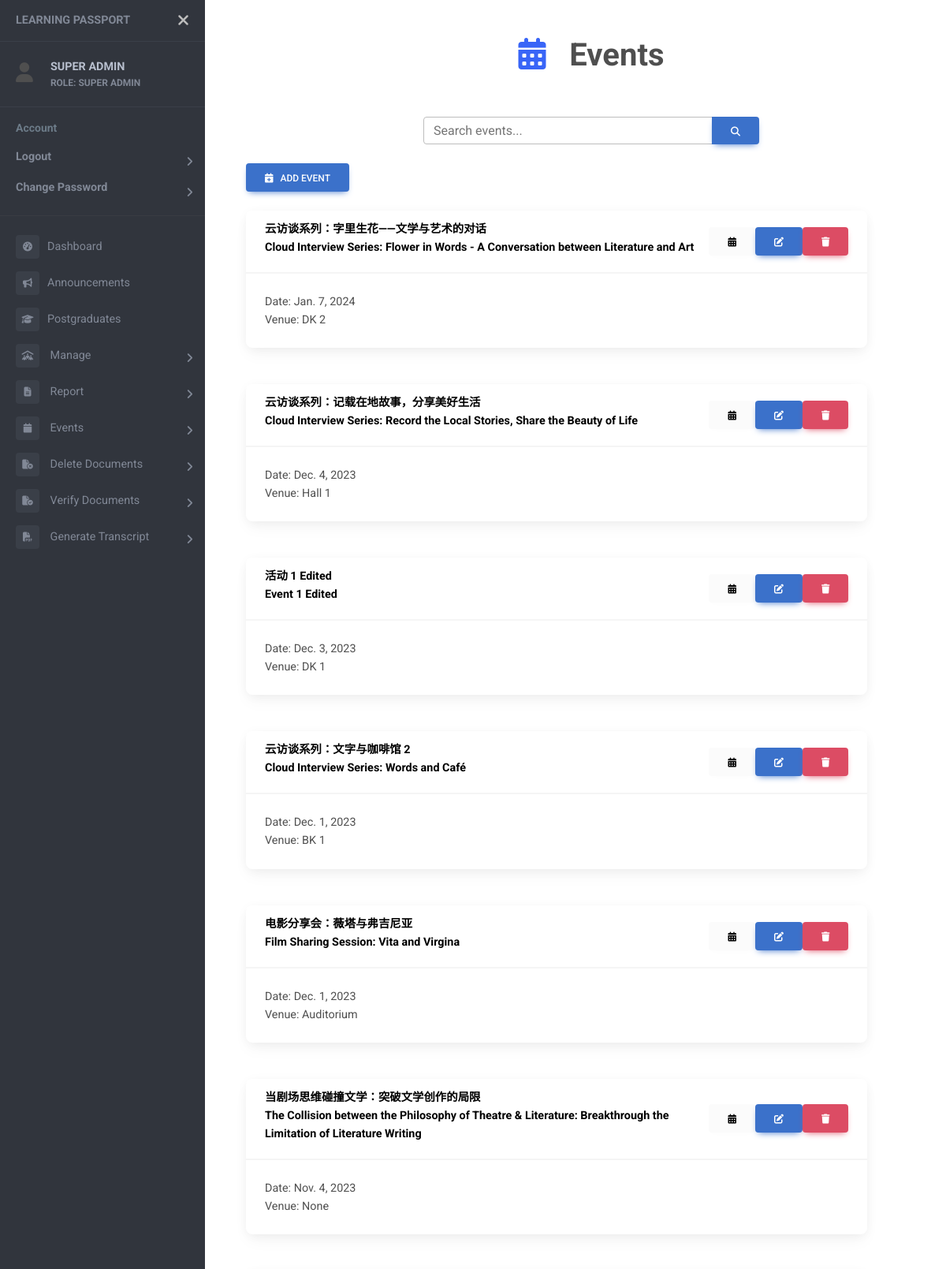
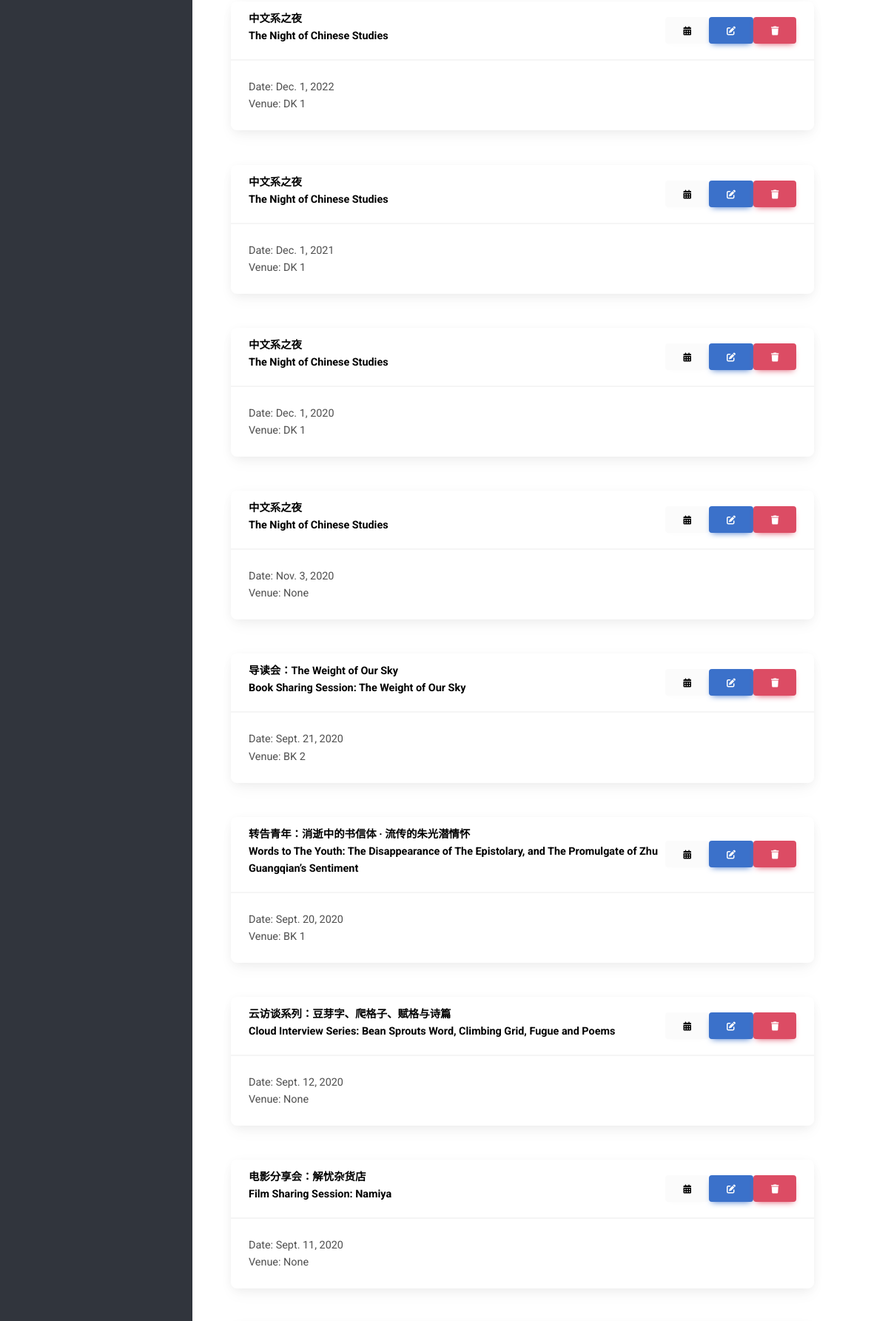
The page /events (signed in, upper part) on the database its author committed (2 pictures, top to bottom).
### users/models.py (models this page shows)
class User(AbstractUser):
    objects = UserManager()
    email = models.EmailField('email adress', unique=True)
    USERNAME_FIELD = 'email'
    REQUIRED_FIELDS = []
    first_name = None
    last_name = None
    username = None
    full_name = models.CharField(max_length=50, null=True)
    name_chi = models.CharField(max_length=50, null=True)
    password = models.CharField(max_length=128)
    last_login = models.DateTimeField(auto_now=True)
    ROLES = (
        ("SUPER ADMIN", "SUPER ADMIN"),
        ("ADMIN", "ADMIN"),
        ("HEAD OF DEPARTMENT", "HEAD OF DEPARTMENT"),
        ("LECTURER", "LECTURER"),
        ("STUDENT", "STUDENT"),
    )
    role = models.CharField(max_length=20, choices=ROLES, default="STUDENT")
    is_active = models.BooleanField(default=True)
    contact = models.CharField(max_length=20, null=True)
    address = models.CharField(max_length=100, null=True)
    date_inactive = models.DateField(null=True)

### events/models.py (models this page shows)
class Events(models.Model):
    c_name = models.CharField(max_length=50, null=True)
    e_name = models.CharField(max_length=50)
    TYPE = (
        (1, 'Seminar/Talk'),
        (2, 'Conference'),
        (3, 'Proposal Defense'),
        (4, 'Candidature Defense'),
        (5, 'Welcome Week/Month'),
        (6, 'Chinese Studies Night'),
        (7, 'Workshop'),
        (8, 'Others'),
    )
    type = models.SmallIntegerField(choices=TYPE, null=True)
    start = models.DateTimeField(null=True)
    end = models.DateTimeField(null=True)
    year = models.IntegerField()
    venue = models.CharField(max_length=100, null=True)
    desc = models.CharField(max_length=200, null=True)
    internal = models.BooleanField()
    speaker = models.CharField(max_length=50, null=True)
    attendance = models.BooleanField(null=True)
    enable_attendance = models.BooleanField(null=True)
    file = models.FileField(upload_to='event_com/', null=True)
    filename = models.CharField(max_length=100, null=True)
    file_by = models.ForeignKey(Student, on_delete=models.SET_NULL, null=True)
    status = models.BooleanField(null=True)
    poster = models.FileField(upload_to='event_poster/', null=True)

### events/views.py (the view, shortened to what this page needs)
# urls.py: path('events', views.eventListView, name="events"),
@login_required
def eventListView (request):
    base_dir = settings.BASE_DIR
    if request.user.role in 'SUPER ADMIN':
        events = Events.objects.filter(internal=1).order_by("-start")
    else:
        events = Events.objects.filter(internal=1, start__gte=current_time.replace(tzinfo=None)).order_by("-start")
    option_obj = Events.type.field.choices
    parts = list()
    if request.user.role in 'STUDENT':
        student = Student.objects.get(user_id=request.user.id)
        for event in events:
            part = Event_Participants.objects.filter(student=student, event=event).first()
            parts.append(part)
    else:
        parts = ''
    event_parts = zip(events,parts)
    context = {
        "events": events,
        "event_parts": event_parts,
        "option_obj": option_obj,
        "page_name": "Events",
        "icon": "fa-solid fa-calendar-days"
    }
    return render (request, "event_list.html", context)

### templates/event_list.html (shortened to what this page needs)
<!DOCTYPE html>
{% extends "sidebar.html" %}
{% block content %}
{% load static %}
<head>
  <div class="container container-fluid">
    <div class="row mb-4">
      <div class="col-md-6 offset-md-3">
        <div class="input-group">
          <input id="search-input" type="text" class="form-control" placeholder="Search events...">
          <button class="btn btn-primary" type="button">
            <i class="fas fa-search"></i>
          </button>
        </div>
      </div>
    </div>
  {% if request.user.role in 'SUPER ADMIN' %}
    <button type="button" class="btn btn-primary" data-mdb-toggle="modal" data-mdb-target="#event_modal">
      <i class="fa fa-calendar-plus"></i> &nbsp;
      Add Event
    </button>
    <br>
  {% endif %}
  {% if request.user.role in 'SUPER ADMIN HEAD OF DEPARTMENT LECTURER' %}
    {% for event in events %}
      <div class="card-container">
        <br />
        <div class="card">
          <div class="card-header d-flex justify-content-between align-items-center">
            <a class="card-title" href="{% url 'event-detail' event.id %}" style="vertical-align:middle;">
              <strong>{% if event.c_name %}{{event.c_name}}<br>{% endif %} {{event.e_name}}</strong>
            </a>
            {% if request.user.role in 'SUPER ADMIN' %}
              <form method="POST">
                <div class="button-container d-flex align-items-center">
                  <a href="{% url 'admin-attendance' event.id %}" id="admin-attendance-button" class="btn btn-light">
                    <i class="fas fa-calendar-alt"></i>
                  </a>
                  <button id="edit-button" type="button" class="edit-button btn btn-primary" data-mdb-toggle="modal"
                    data-mdb-target="#edit_modal" data-event-id="{{ event.id }}">
                    <i class="fas fa-edit"></i>
                  </button>
                  <button class="btn btn-danger" type="submit" name="delete_event"
                    onclick="return confirm('Confirm to delete {{event.e_name}}?')">
                    <i class="fas fa-trash"></i>
                  </button>
                </div>
              </form>
            {% endif %}
          </div>
          <div class="card-body">
            Date: {{event.start.date}} <br />
            Venue: {{event.venue}}
          </div>
        </div>
      </div>
      <br>
    {% endfor %}
  {% endif %}
</div>
{% endblock %}

### templates/sidebar.html (shortened to what this page needs)
<!DOCTYPE html>
<html>
<head>
    {% load static %}
    <link rel="stylesheet" href="https://cdnjs.cloudflare.com/ajax/libs/font-awesome/6.4.2/css/all.min.css">
    <link rel="stylesheet" href="{% static 'css/event_list.css' %}">
    <link href="https://cdnjs.cloudflare.com/ajax/libs/mdb-ui-kit/6.4.1/mdb.min.css" rel="stylesheet" />
    <link href="https://fonts.cdnfonts.com/css/mona-sans" rel="stylesheet">
    <link rel="stylesheet" href="{% static 'css/sidebar.css' %}">
</head>
<body>
    <div class="page-wrapper chiller-theme toggled">
        <nav id="sidebar" class="sidebar-wrapper">
            <div class="sidebar-content">
                <div class="sidebar-brand">
                    <a href="#">Learning Passport</a>
                    <div id="close-sidebar">
                        <i class="fas fa-times"></i>
                    </div>
                </div>
                {% if request.user.is_authenticated %}
                    <div class="sidebar-header">
                        <div style="display: flex; vertical-align: middle; align-items: center;">
                            <div>
                                <i class="fa fa-user" style="font-size:25px"></i>
                            </div>
                            <div class="user-info">
                                <span class="user-name">
                                    <strong>{{ request.user.full_name }}</strong>
                                </span>
                                <span class="user-role">
                                    <strong>ROLE: {{ request.user.get_role_display }}</strong>
                                </span>
                            </div>
                        </div>
                    </div>
                {% endif %}
                <div class="sidebar-menu">
                    <ul>
                        <li class="header-menu">
                            <span>Account</span>
                            <ul id="userAction">
                                {% if request.user.is_authenticated %}
                                    <li class="sidebar-dropdown">
                                        <a href="{% url 'logout' %}"><strong>Logout</strong></a>
                                    </li>
                                    <li class="sidebar-dropdown">
                                        <a href="{% url 'change-password' %}"><strong>Change Password</strong></a>
                                    </li>
                                    <hr>
                                {% else %}
                                    <li class="sidebar-dropdown">
                                        <a href="{% url 'login' %}"><strong>Login</strong></a>
                                    </li>
                                {% endif %}
                            </ul>
                        </li>
                        {% if request.user.is_authenticated %}
                            <li class="sidebar-item">
                                <a href="{% url 'dashboard' %}"><i class="fa-solid fa-tachometer-alt"></i>Dashboard</a>
                            </li>
                            <li class="sidebar-item">
                                <a href="{% url 'announcements' %}"><i class="fa-solid fa-bullhorn"></i>Announcements</a>
                            </li>
                            {% if not 'STUDENT' in request.user.role %}
                                <li class="sidebar-item">
                                    <a href="{% url 'postgrad' %}"><i class="fa-solid fa-graduation-cap"></i>Postgraduates</a>
                                </li>
                                {% if 'ADMIN' in request.user.role %}
                                    <li class="sidebar-dropdown">
                                        <a href="#">
                                            <i class="fa-solid fa-people-roof"></i>
                                            <span>Manage</span>
                                        </a>
                                    </li>
                                    <li class="sidebar-dropdown">
                                        <a href="#">
                                            <i class="fa-solid fa-file-lines"></i>
                                            <span>Report</span>
                                        </a>
                                    </li>
                                {% endif %}
                            {% endif %}
                            <li class="sidebar-dropdown">
                                <a href="#">
                                    <i class="fa fa-calendar"></i>
                                    <span>Events</span>
                                </a>
                            </li>
                            {% if request.user.role in 'SUPER ADMIN' %}
                                <li class="sidebar-dropdown">
                                    <a href="{% url 'delete-docs' %}">
                                        <i class="fa-solid fa-file-circle-xmark"></i>
                                        <span>Delete Documents</span>
                                    </a>
                                </li>
                            {% endif %}
                            {% if 'STUDENT' in request.user.get_role_display %}
                                <li class="sidebar-dropdown">
                                    <a href="#">
                                        <i class="fa-solid fa-file-arrow-up"></i>
                                        <span>Upload Documents</span>
                                    </a>
                                    <div class="sidebar-submenu">
                                        <ul>
                                            <li>
                                                <a href="{% url 'upload-event' %}">Curricular Event Comittee </a>
                                            </li>
                                            <li>
                                                <a href="{% url 'upload-other' %}">Co-curricular Awards</a>
                                            </li>
                                            <li>
                                                <a href="{% url 'upload-org' %}">Organisation Comittee</a>
                                            </li>
                                            <li>
                                                <a href="{% url 'upload-article' %}">Article</a>
                                            </li>
                                        </ul>
                                    </div>
                                </li>
                            {% elif 'ADMIN' in request.user.get_role_display %}
                                <li class="sidebar-dropdown">
                                    <a href="#">
                                        <i class="fa-solid fa-file-circle-check"></i>
                                        <span>Verify Documents</span>
                                    </a>
                                </li>
                            {% endif %}
                            {% if request.user.role in "SUPER ADMIN LECTURER HEAD OF DEPARTMENT" %}
                            <li class="sidebar-dropdown">
                                <a href="#">
                                    <i class="fa-solid fa-file-pdf"></i></i>
                                    <span>Generate Transcript</span>
                                </a>
                            </li>
                            {% endif %}
                    </ul>
                    {% endif %}
                </div>
            </div>
        </nav>
        <main class="page-content">
            <br>
            {% if page_name or icon %}
            <div class="container-fluid header">
                <br>
                <h1><strong><center>
                    <i class="{{icon}}"></i>
                    {{page_name}}
                </center></strong></h1>
                <br><br>
            </div>
            {% endif %}
            <div class="container-fluid" style="overflow-x: auto;">
                {% block content %}{% endblock %}
            </div>
        </main>
    </div>
</body>
</html>

### rows shown on the page
User: user.full_name "SUPER ADMIN", user.role "SUPER ADMIN"
Events: c_name "云访谈系列：字里生花——文学与艺术的对话", e_name "Cloud Interview Series: Flower in Words - A Conversation between Literature and Art", start "Jan. 7, 2024", venue "DK 2"
Events: c_name "云访谈系列：记载在地故事，分享美好生活", e_name "Cloud Interview Series: Record the Local Stories, Share the Beauty of Life", start "Dec. 4, 2023", venue "Hall 1"
Events: c_name "活动 1 Edited", e_name "Event 1 Edited", start "Dec. 3, 2023", venue "DK 1"
Events: c_name "云访谈系列：文字与咖啡馆 2", e_name "Cloud Interview Series: Words and Café", start "Dec. 1, 2023", venue "BK 1"
Events: c_name "电影分享会：薇塔与弗吉尼亚", e_name "Film Sharing Session: Vita and Virgina", start "Dec. 1, 2023", venue "Auditorium"
Events: c_name "当剧场思维碰撞文学：突破文学创作的局限", e_name "The Collision between the Philosophy of Theatre & Literature: Breakthrough the Limitation of Literature Writing", start "Nov. 4, 2023", venue "None"
Events: c_name "中文系之夜", e_name "The Night of Chinese Studies", start "Dec. 1, 2022", venue "DK 1"
Events: c_name "中文系之夜", e_name "The Night of Chinese Studies", start "Dec. 1, 2021", venue "DK 1"
Events: c_name "中文系之夜", e_name "The Night of Chinese Studies", start "Dec. 1, 2020", venue "DK 1"
Events: c_name "中文系之夜", e_name "The Night of Chinese Studies", start "Nov. 3, 2020", venue "None"
Events: c_name "导读会：The Weight of Our Sky", e_name "Book Sharing Session: The Weight of Our Sky", start "Sept. 21, 2020", venue "BK 2"
Events: c_name "转告青年：消逝中的书信体 · 流传的朱光潜情怀", e_name "Words to The Youth: The Disappearance of The Epistolary, and The Promulgate of Zhu Guangqian’s Sentiment", start "Sept. 20, 2020", venue "BK 1"
Events: c_name "云访谈系列：豆芽字、爬格子、赋格与诗篇", e_name "Cloud Interview Series: Bean Sprouts Word, Climbing Grid, Fugue and Poems", start "Sept. 12, 2020", venue "None"
Events: c_name "电影分享会：解忧杂货店", e_name "Film Sharing Session: Namiya", start "Sept. 11, 2020", venue "None"

### other values the page prints
{{ page_name }} "Events"
